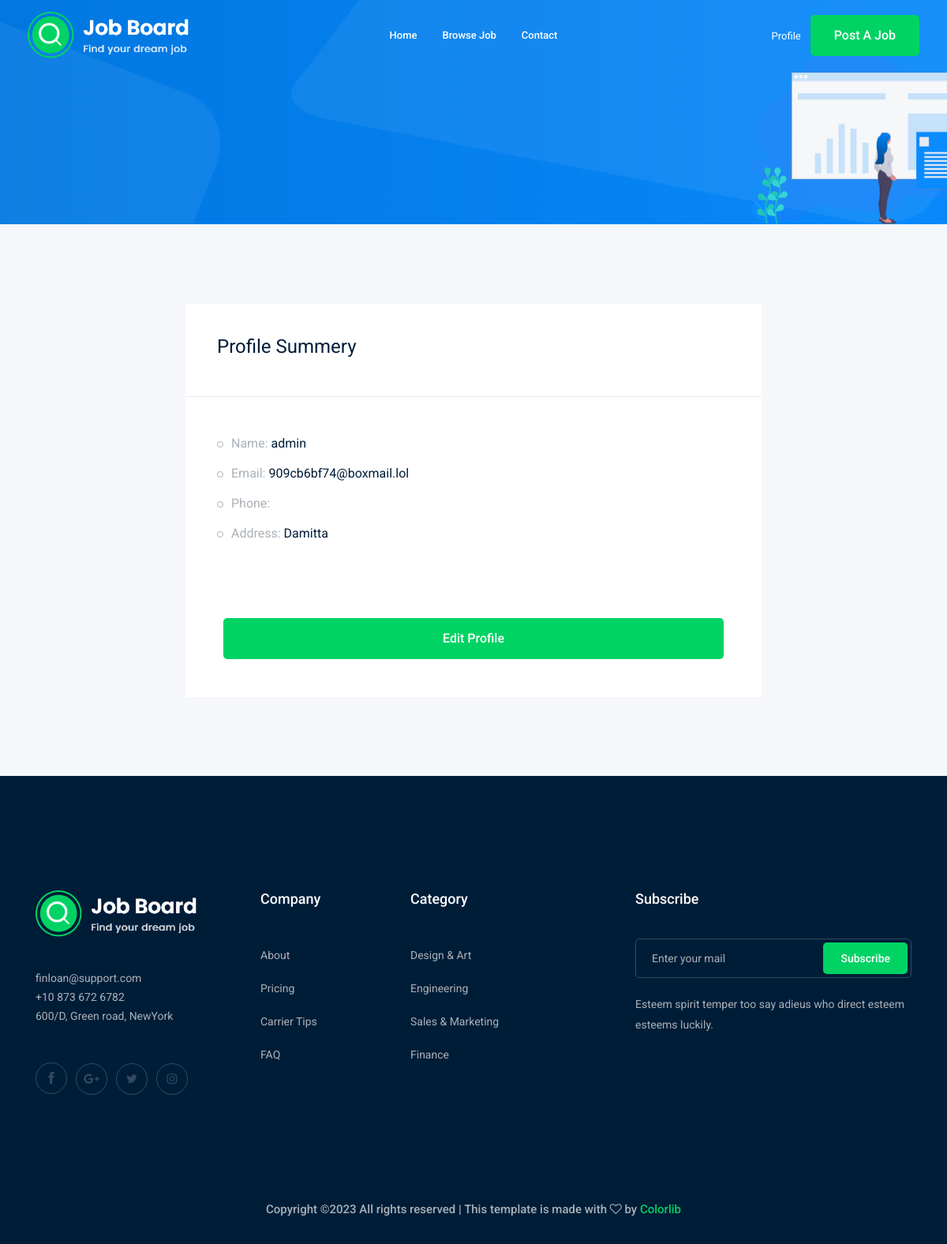
/accounts/profile/ (signed in), run on the app's committed database.
### accounts/models.py (models this page shows)
class Profile(models.Model):
    user = models.OneToOneField(User, on_delete=models.CASCADE)
    city = models.ForeignKey("City", related_name='user_city' ,on_delete=models.CASCADE , null=True, blank=True)
    phone_number = models.CharField(max_length=15)
    image = models.ImageField(upload_to='profile/')
    def __str__(self):
      return str(self.user)

class City(models.Model):
     name = models.CharField(max_length=50)
     def __str__(self):
      return self.name

### accounts/views.py (the view)
# urls.py: path('profile/', views.profile , name='profile'),
def profile(request):
    profile = Profile.objects.get(user=request.user)
    return render(request, 'accounts/profile.html', {'profile':profile})

### accounts/templates/accounts/profile.html (shortened to what this page needs)
{% extends 'base.html' %}
{% load bootstrap5 %}
{% block body %}
    <div class="bradcam_area bradcam_bg_1">
        <div class="container">
            <div class="row">
                <div class="col-xl-12">
                </div>
            </div>
        </div>
    </div>
    <div class="job_details_area">
        <div class="container">
            <div class="row">
                <div class="col-lg-8 mx-auto">
                    <div class="job_sumary">
                        <div class="summery_header">
                            <h3>Profile Summery</h3>
                        </div>
                        <div class="job_content">
                            <ul>
                                <li>Name: <span>{{profile}}</span></li>
                                <li>Email: <span>{{profile.user.email}}</span></li>
                                <li>Phone: </li>
                                <li>Address: <span>{{profile.city}}</span></li>
                            </ul>
                        </div>
                        <div class="p-5">
                            <a class="boxed-btn3 w-100" href="{% url 'accounts:profile_edit' %}">Edit Profile</a>
                        </div>
                    </div>
                </div>
            </div>
        </div>
    </div>
    {% endblock body %}

### data on the page
Profile: user.username "admin", user.email "909cb6bf74@boxmail.lol", city "Damitta"
